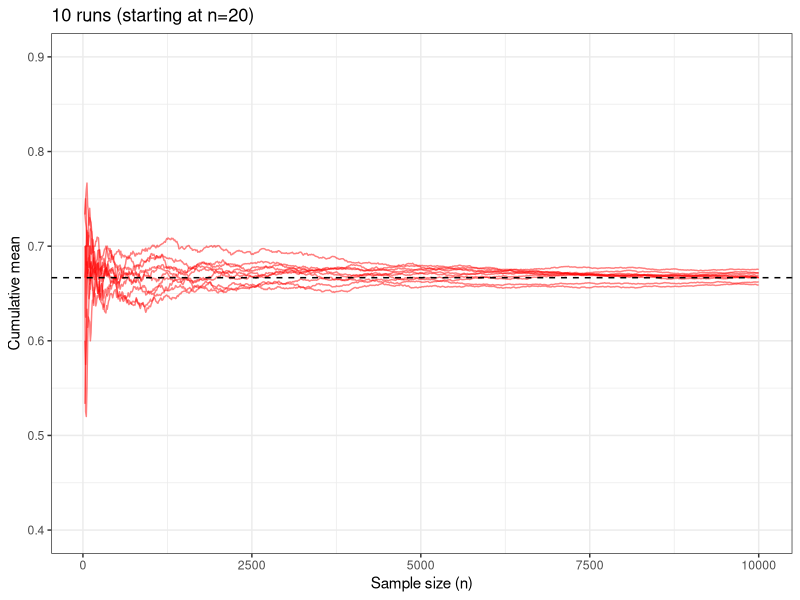
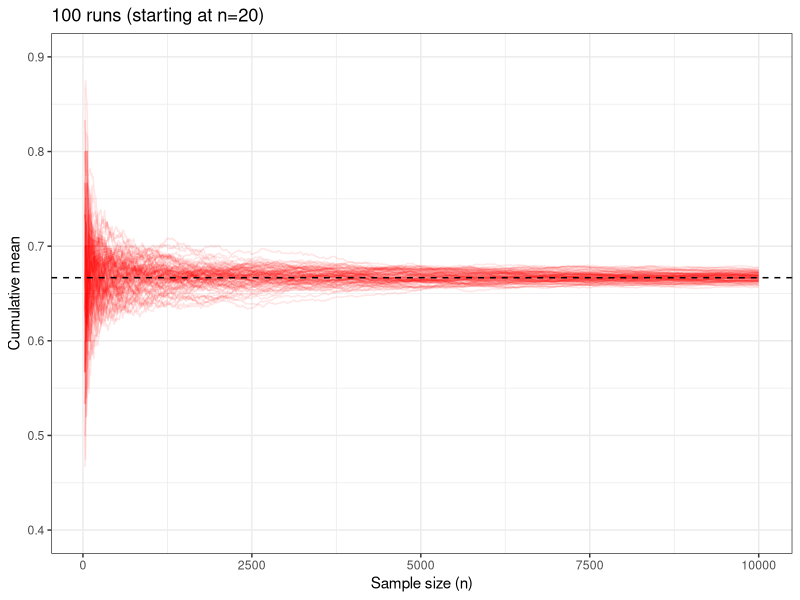
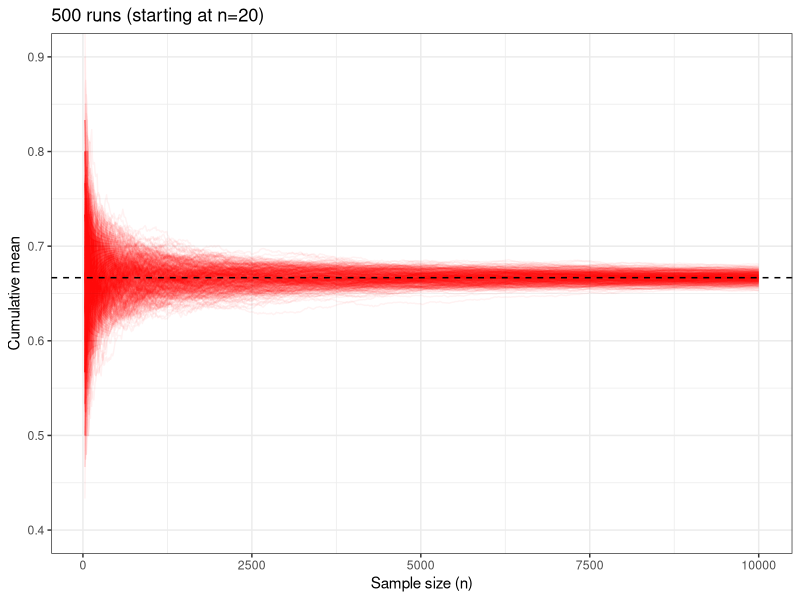
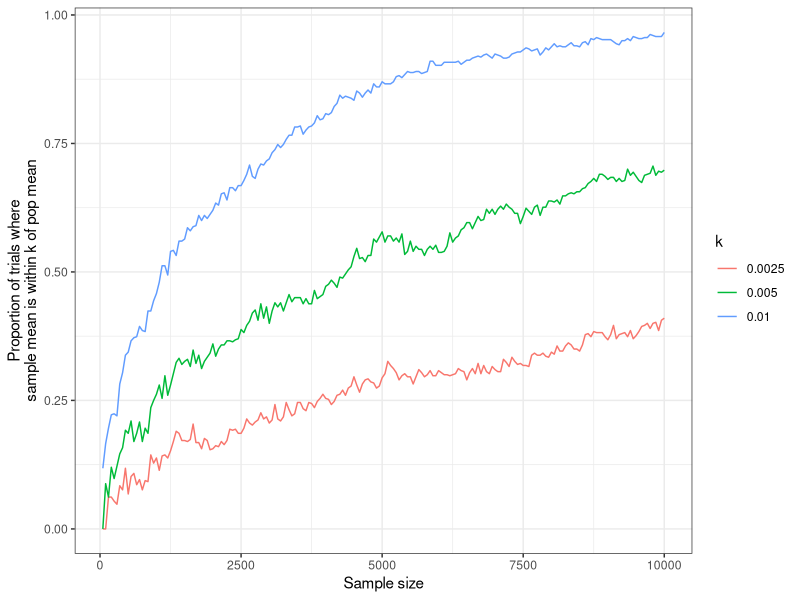
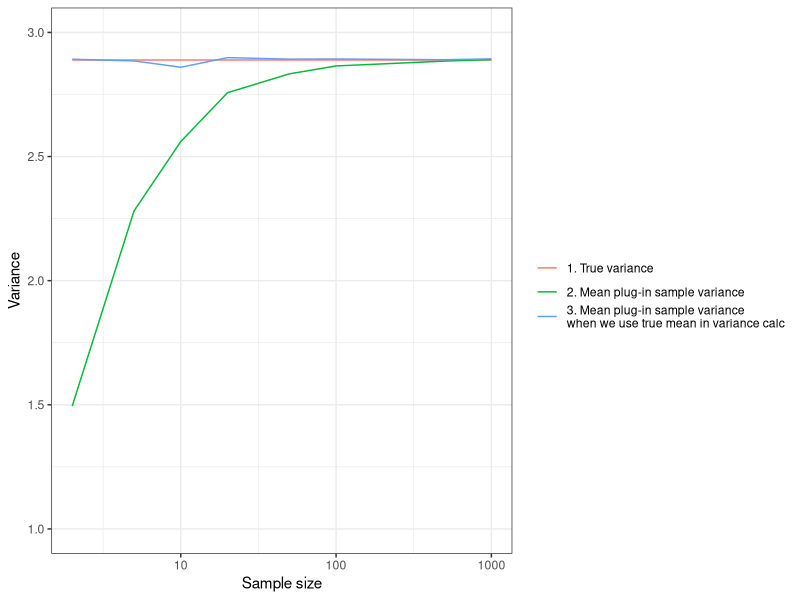
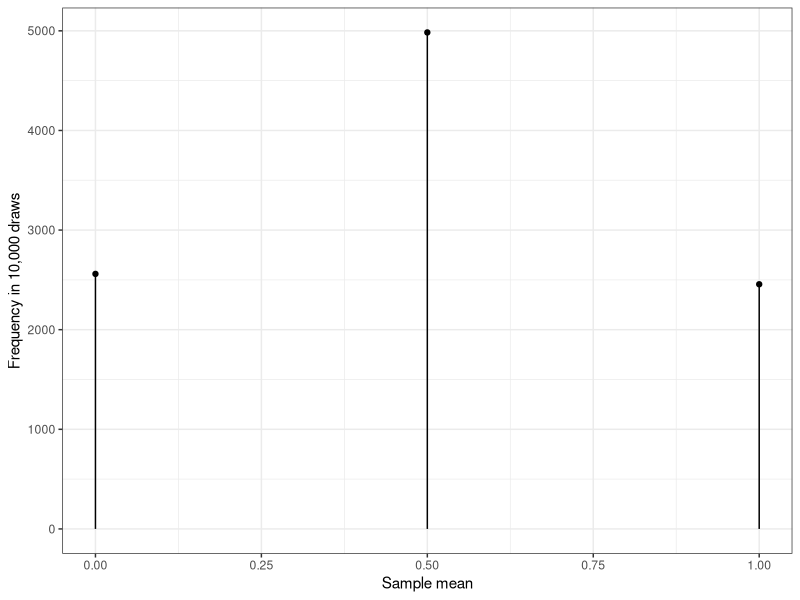
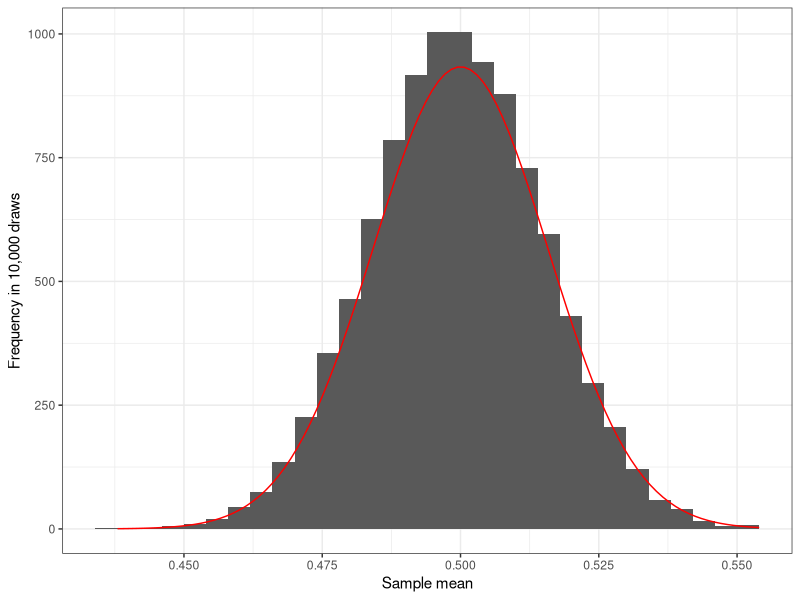
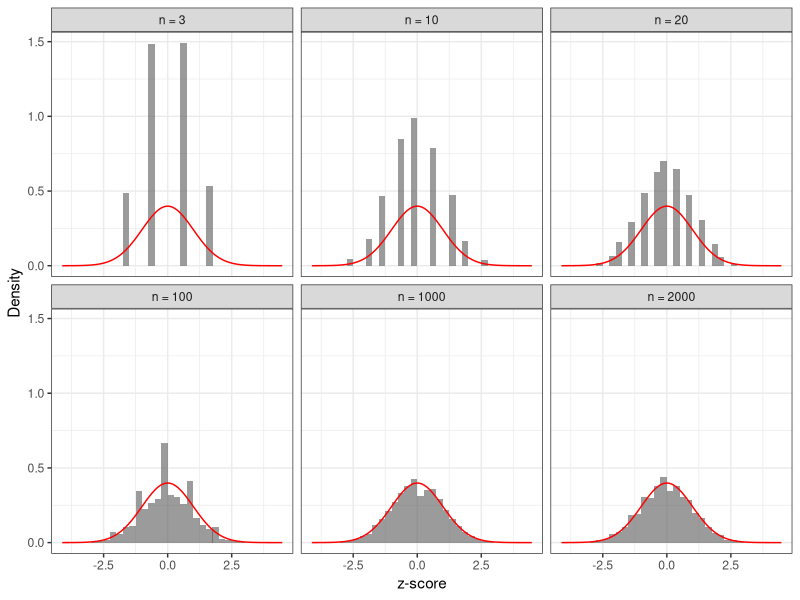

The R script that drew these images, in order:
## ---- chunk 1
#| warning: false
#| message: false

library(tidyverse)
knitr::opts_chunk$set(dev = "ragg_png")
## ---- chunk 2
I <- 500
J <- 10000
expand_grid(i = 1:I,
            j = 1:J) |> 
  mutate(draw = sample(x = c(1,0), size = I*J, replace = T, prob = c(2/3, 1/3))) -> dat

dat |> 
  group_by(i) |> 
  mutate(cm = cummean(draw)) -> datt

datt |> 
  filter(j > 20 & i < 11) |> 
  filter(j %% 10 == 0) |> 
  ggplot(aes(x = j, y = cm, group = i)) + 
  geom_line(alpha = .5, col = "red") + 
  theme_bw() + 
  labs(x = "Sample size (n)", y = "Cumulative mean", title = "10 runs (starting at n=20)") + 
  coord_cartesian(ylim = c(.4, .9)) + 
  geom_hline(yintercept = 2/3, lty = 2)
## ---- chunk 3
datt |> 
  filter(j > 20 & i < 101) |> 
  filter(j %% 10 == 0) |> 
  ggplot(aes(x = j, y = cm, group = i)) + 
  geom_line(alpha = .1, col = "red") + 
  theme_bw() + 
  labs(x = "Sample size (n)", y = "Cumulative mean", title = "100 runs (starting at n=20)") + 
  coord_cartesian(ylim = c(.4, .9)) + 
  geom_hline(yintercept = 2/3, lty = 2)
## ---- chunk 4
datt |> 
  filter(j > 20) |> 
  filter(j %% 10 == 0) |> 
  ggplot(aes(x = j, y = cm, group = i)) + 
  geom_line(alpha = .05, col = "red") + 
  theme_bw() + 
  labs(x = "Sample size (n)", y = "Cumulative mean", title = "500 runs (starting at n=20)") + 
  coord_cartesian(ylim = c(.4, .9)) + 
  geom_hline(yintercept = 2/3, lty = 2) 
## ---- chunk 5
datt |> 
  ungroup() |> 
  mutate(dev = abs(cm - 2/3)) |>
  filter(j %% 50 == 0) |> 
  expand_grid(k = c(.0025, .005, .01)) |> 
  group_by(j, k) |> 
  summarize(prop_inside = mean(dev < k)) -> dattt

dattt |> 
  ungroup() |> 
  ggplot(aes(x = j, y = prop_inside, col = factor(k), group = factor(k))) + 
  geom_line() + 
  labs(x = "Sample size", y = "Proportion of trials where\nsample mean is within k of pop mean",
       col = "k") + 
  theme_bw()
## ---- chunk 6
#| echo: true
samp <- c(1,5,2,6,3,4,2)
## ---- chunk 7
#| echo: true
mean(samp^2) - mean(samp)^2
## ---- chunk 8
#| echo: true
mean(samp^2) - mean(samp)^2 # our plug-in sample variance estimator
var(samp)                # R's var() function
## ---- chunk 9
x <- c(1,2,5)
vx <- mean(x^2) - mean(x)^2

pisv_func <- function(samp){mean(samp^2) - mean(samp)^2}
pisv_func_2 <- function(samp, ex){mean((samp - ex)^2)}

expand_grid(size = c(2, 5, 10, 20, 50, 100, 500, 1000),
            rep = 1:1000) |> 
  mutate(samp = map(size, sample, x = x, replace = T)) |> 
  mutate(pisv = sapply(samp, pisv_func),
         #unbiased_v = sapply(samp, var),
         pisv_2 = sapply(samp, pisv_func_2, ex = mean(x))) |> 
  group_by(size) |> 
  summarize(`1. True variance` = vx,
            `2. Mean plug-in sample variance` = mean(pisv),
            `3. Mean plug-in sample variance\nwhen we use true mean in variance calc` = mean(pisv_2)) |> 
            # `2. Unbiased variance estimate` = unbiased_v) |>  # (1 - 1/size)*vx) |>
  pivot_longer(cols = contains("variance")) |> 
  ggplot(aes(x = size, y = value, col = name)) +
  geom_line() + 
  scale_x_log10() + 
  labs(x = "Sample size", y = "Variance", col = "") + 
  expand_limits(y = c(1, 3)) + 
  theme_bw()
## ---- chunk 10
x <- c(0, 1)
ex = mean(x)
vx <- mean((x - mean(x))^2)

n <- 2
m <- 10000
samp_means <- replicate(m, mean(sample(x, size = n, replace = T)))

tibble(sm = samp_means) |> 
  count(sm) -> counts 

bind_rows(counts |> mutate(type = "tip"),
          counts |> mutate(type = "base", n = 0)) -> for_plot 

for_plot %>% 
  ggplot(aes(x = sm, y = n)) + 
  geom_point(data = filter(for_plot, type == "tip")) +
  geom_line(aes(group = factor(sm))) +
  labs(x = "Sample mean", y = "Frequency in 10,000 draws") + 
  theme_bw()
## ---- chunk 11
n <- 1000
samp_means <- replicate(m, mean(sample(x, size = n, replace = T)))

dnorm10 <- function(...){
  37*dnorm(...)
}
tibble(sm = samp_means) |> 
  ggplot(aes(x = sm)) + 
  geom_histogram(bins = 30) + # aes(y = ..density..),  
  stat_function(fun = dnorm10,
                args = list(mean = mean(x), sd = sqrt((mean(x^2) - mean(x)^2)/n)),
                col = "red") + 
  labs(x = "Sample mean", y = "Frequency in 10,000 draws") + 
  theme_bw()
## ---- chunk 12

expand_grid(n = c(3, 10, 20, 100, 1000, 2000),
            rep = 1:10000) |> 
  mutate(samp = map(n, sample, x = c(0, 1), replace = T),
         samp_mean = map_dbl(samp, mean),
         z = sqrt(n)*(samp_mean - ex)/sqrt(vx),
         facet_labs = fct_reorder(str_c("n = ", n), n)) |> 
  ggplot(aes(x = z)) +
  geom_histogram(aes(y = ..density..), breaks = .0001 + seq(-3, 3, by = .25), alpha = .6) + 
  #geom_density(col = "blue") + # histogram(aes(y = ..density..), breaks = .0001 + seq(-3, 3, by = .25)) +
  facet_wrap(vars(facet_labs)) + 
  stat_function(fun = dnorm,
                args = list(mean = 0, sd = 1),
                col = "red") + 
  labs(x = "z-score", y = "Density") + 
  theme_bw()
## ---- chunk 13
#| echo: true
choose(n = 1000, k = 1000)
choose(n = 1000, k = 500)
## ---- chunk 14
#| echo: true
ks <- 0:1000 # number of heads
n <- 1000 # sample size

nways <- rep(NA, 1001) # storage for for-loop
for(k in ks){
  # number of ways to get k successes in n trials
  nways[k+1] <- choose(k = k, n = n) 
}
head(nways, 4)
## ---- chunk 15
#| echo: true
plot(ks/1000, nways/sum(nways), pch = 19, cex = .25, 
     xlab = "Sample mean", ylab = "Probability in 1000 trials")
## ---- chunk 16
plot(ks/1000, nways/sum(nways), pch = 19, cex = .25, 
     xlab = "Sample mean", ylab = "Probability in 1000 trials",
     xlim = c(.4, .6))
x <- seq(.4, .6, length = 1000)
lines(x, dnorm(x, mean = .5, sd = sqrt(.5^2/1000))/1000, col = "blue")
text(x = .55, y = .02, labels = "Black dots: probability that\nsample mean is x (in 1000 trials)\nBlue line: normal distribution")
## ---- chunk 17
plot_function <- function(dat, mean_x = 10, sd_x = 3, title = "X is normal"){
  
  dat |> 
    mutate(samp_mean = map_dbl(samp, mean),
           z = sqrt(n)*(samp_mean - mean_x)/sd_x,
           facet_labs = fct_reorder(str_c("n = ", n), n)) |> 
    ggplot(aes(x = z)) +
    geom_histogram(aes(y = ..density..), breaks = .0001 + seq(-3, 3, by = .25), alpha = .6) + 
    # geom_density(col = "blue") +
    facet_wrap(vars(facet_labs)) + 
    stat_function(fun = dnorm,
                args = list(mean = 0, sd = 1),
                col = "red") + 
    labs(x = "z-score", y = "Density", title = title)
}
## ---- chunk 18
expand_grid(n = c(3, 10, 20, 100, 1000, 2000),
            rep = 1:10000) |> 
  mutate(samp = map(n, rbinom, size = 1, prob = .5)) -> dat

plot_function(dat, mean_x = .5, sd_x = .5, title = "X is binomial; Pr(success) = .5")
## ---- chunk 19
expand_grid(n = c(3, 10, 20, 100, 1000, 2000),
            rep = 1:10000) |> 
  mutate(samp = map(n, rbinom, size = 1, prob = .9)) -> dat

plot_function(dat, mean_x = .9, sd_x = sqrt(.9*.1), title = "X is binomial; Pr(success) = .9")
## ---- chunk 20
x <- seq(0, 5, by = .01)
dx <- dlnorm(x)
tibble(x, dx) |> 
  ggplot(aes(x = x, y = dx)) + 
  geom_line() + 
  labs(title = "Lognormal distribution")
## ---- chunk 21

expand_grid(n = c(3, 10, 20, 100, 1000, 2000),
            rep = 1:10000) |> 
  mutate(samp = map(n, rlnorm)) -> dat

plot_function(dat, mean_x = exp(1/2), sd_x = sqrt(exp(1)^2 - exp(1)), title = "X is lognormal")
